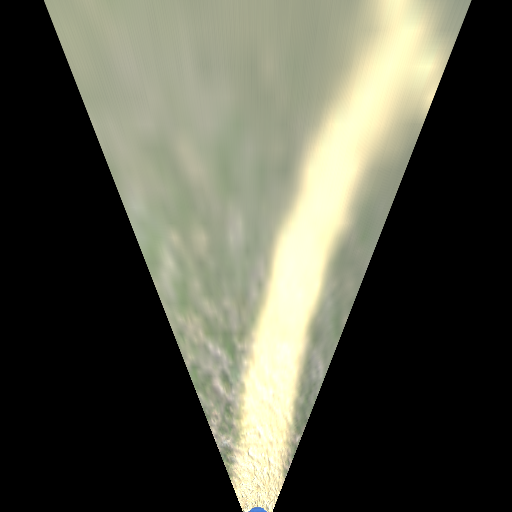
#> input picture Simulation/PythonCode/img_matching/img_18.png, 512 x 512 px
$ python image_matcher.py
#> lines starting #> are read from the running program, lines starting #| are printed output that depends on the picture; after the words box and inside, x2 and y2 are one past the last pixel; in counts of white or black regions, pixels touching at a corner belong together
### Simulation/PythonCode/road_feature_matching.py
import cv2
import numpy as np


# [22 lines left out: functions CreateFullMask, CreateMask, not called in this run]


def CreateMasks(features, mask_dimension, road_width_px):
#> called with mask_dimension = (512, 512), road_width_px = 3
    feature_masks = []
    to_feature = np.zeros(mask_dimension)
    col = (255,255,255)
    cur_point = features[0]
    feature_point = features[1]
    cv2.line(to_feature, cur_point, feature_point, col, thickness=road_width_px)
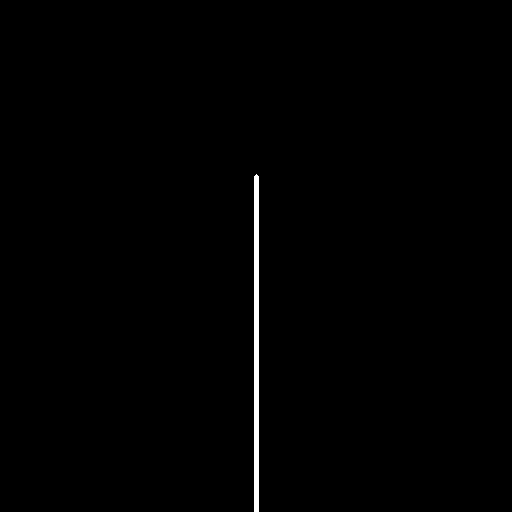
#> to_feature: shape (512, 512) float64; 0.64% white; 1 white region, box (x1, y1, x2, y2) and area: (254, 174, 259, 512) 1684
    feature_masks.append(to_feature.astype(np.uint8))
    n = len(features)
    print(n)
    if len(features) > 2:
        for i in range(2, n):
            mask = np.zeros(mask_dimension)
            cv2.line(mask, feature_point, features[i], col, thickness=road_width_px)
            feature_masks.append(mask.astype(np.uint8))
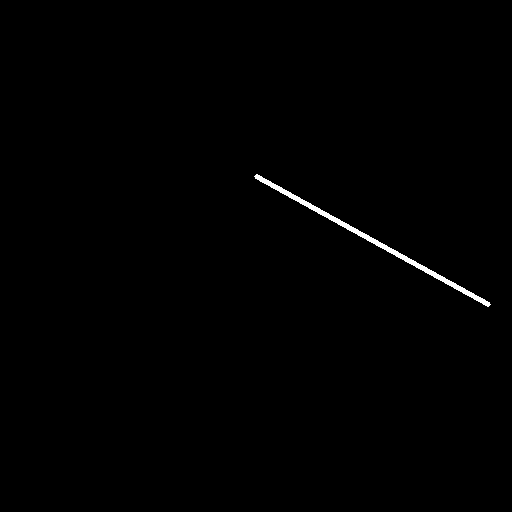
#> mask: shape (512, 512) float64; 0.5% white; 1 white region, box (x1, y1, x2, y2) and area: (254, 174, 491, 307) 1319

    return feature_masks

def mask_image(im, im_mask, resize_dim=None):
    if resize_dim is None:
        im_raw = im.copy()
    else:
        im_raw = cv2.resize(im, resize_dim)
    ###TODO: THIS THRESHOLD HERE SHOULD BE ALREADY DONE AT THIS STAGE!!!
    _, im_thresh = cv2.threshold(im_raw, 200, 255, cv2.THRESH_BINARY)
    im_thresh = np.array(im_thresh)
    im_mask = cv2.bitwise_and(im_thresh, im_thresh, mask=im_mask)
    return im_thresh, im_raw, im_mask

def CheckMasksProbability(image, masks):
    mask_probabilities = []
    masked_image = np.zeros(image.shape, dtype=np.uint8)
    for mask in masks:
        #TODO: GET RID OF THIS???
        _, mask = cv2.threshold(mask, 200, 255, cv2.THRESH_BINARY)
        _, _, feature_masked_image = mask_image(image, mask)
        masked_image = np.add(masked_image, feature_masked_image )
        mask_probabilities.append(np.sum(feature_masked_image ) / np.sum(mask))
    return mask_probabilities, masked_image

### Simulation/PythonCode/image_matcher.py
import cv2
import numpy as np
import road_feature_tracking as tracker
import road_feature_matching as matcher


#T junction test
IMG_DIM = 512
cur_point = (int(IMG_DIM/2), int(IMG_DIM))
feature_point = (int(IMG_DIM/2), int(IMG_DIM/2)-int(IMG_DIM*10/64))
left_branch = (int(IMG_DIM*2/64), int(IMG_DIM*(10-5)/64))
right_branch = (int(IMG_DIM*61/64), int(IMG_DIM*(43-5)/64))
FEATURES = (cur_point, feature_point, left_branch, right_branch)

def GetTestFeatureMatcherImages():
    images = []
    test_image_names = ['img_18.png', 'img_20.png', 'img_33.png', 'img_57.png', 'img_63.png', 'img_74.png', 'img_83.png', 'img_89.png']
    for image_name in test_image_names:
        images.append(cv2.imread('img_matching/'+image_name, 0))
    return images

def FeatureMatcherUpdateLoop(image, feature_masks, mask_sums=None):
    if mask_sums is None:
        mask_sums = []
        for mask in masks:
            mask_sums.append(np.sum(mask))

#Temproary method to get the upcoming feature masks
def TMP_GetNextFeatureMasks():
    return matcher.CreateMasks(FEATURES, (IMG_DIM, IMG_DIM), 3)

#TMP!!!
FEATURE_PCT_THRESHOLD = 0.5
def TestIsFeature(feature_probabilities):
    for p in feature_probabilities:
        if p < FEATURE_PCT_THRESHOLD:
            return False
    return True

def TestFeatureMatcher():
    images = GetTestFeatureMatcherImages()
    next_road_feature_masks = TMP_GetNextFeatureMasks()

    for image in images:
        feature_probabilities, masked_image = matcher.CheckMasksProbability(image, next_road_feature_masks)
        if TestIsFeature(feature_probabilities):
            print("FEATURE FOUND AT " + str(feature_point))
        else:
            print("Feature not detected at"  + str(feature_point))
        #print("Feature probabilities for current image: " + str(feature_probabilities))
        cv2.imshow("Current feature", masked_image)
        cv2.waitKey(0)
        cv2.destroyAllWindows()
#> this loop made 7 passes
#> pass 1, in mask_image, `im_raw = im.copy()`:
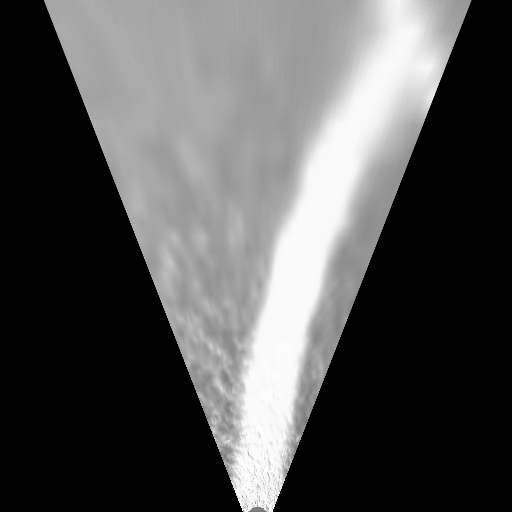
#> im_raw: shape (512, 512); min 0, max 255, mean 82.3
#> pass 1, in mask_image, `_, im_thresh = cv2.threshold(im_raw, 200, 255, cv2.THRESH_BINARY)`:
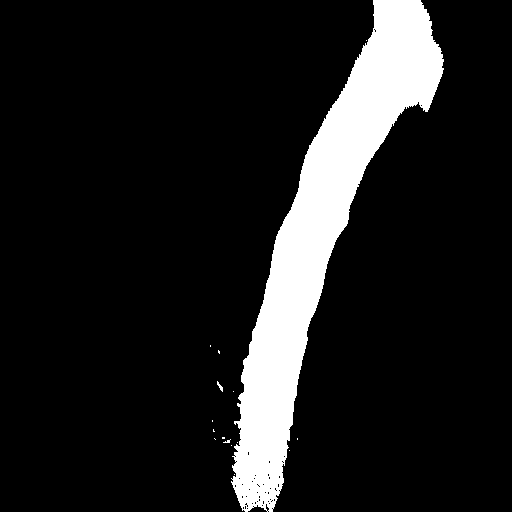
#> im_thresh: shape (512, 512); 11.9% white; 16 white regions (14 under 20 px), largest, box (x1, y1, x2, y2) and area: (231, 0, 444, 512) 31212, (217, 381, 223, 392) 27
#> pass 1, in mask_image, `im_mask = cv2.bitwise_and(im_thresh, im_thresh, mask=im_mask)`:
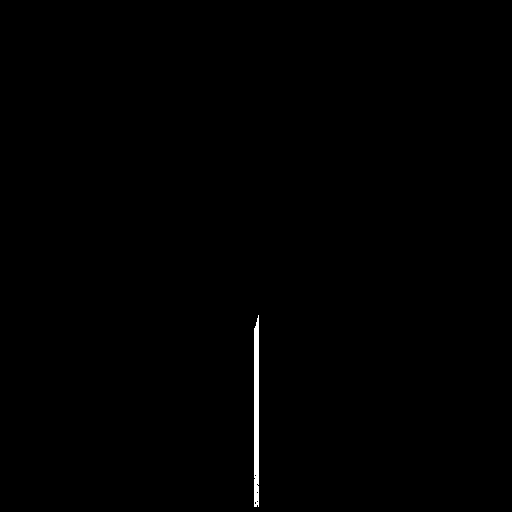
#> im_mask: shape (512, 512); 0.35% white; 1 white region, box (x1, y1, x2, y2) and area: (254, 315, 259, 507) 916

def TestOpticalFlow(show_flow_points=False):
    feature_coord = (296, 158) #This is hand placed for the 512x512 source images
    im_names = ['img_83.png', 'img_85.png', 'img_87.png', 'img_89.png']
    images = []
    for i in range(0, len(im_names)):
        im = cv2.imread('img_matching/'+im_names[i], 0)
        _, im = cv2.threshold(im, 200, 240, cv2.THRESH_BINARY)
        images.append( im )
    flow_mask = np.zeros(images[0].shape, dtype=np.uint8)
    flow_mask[60:300,140:380] = 1 #This is an approximate feature location and needs to be done mathemetically

    for i in range(1, (len(images))):
        feature_coord, optical_features = tracker.GetUpdatedRoadFeatureLocation(images[i-1], images[i], feature_coord, flow_mask=flow_mask)
        im = images[i].copy()
        if show_flow_points:
            for point in optical_features:
                cv2.circle(im, tuple(point[0]), 3, (125, 125, 125))
        cv2.circle(im, feature_coord, 5, (0,0,0))
        cv2.imshow("Flow IMG", im)
        cv2.waitKey(0)
        cv2.destroyAllWindows()

###DoMaskCheck()
#> (the run stopped early here; a loop or call above may not have finished)
